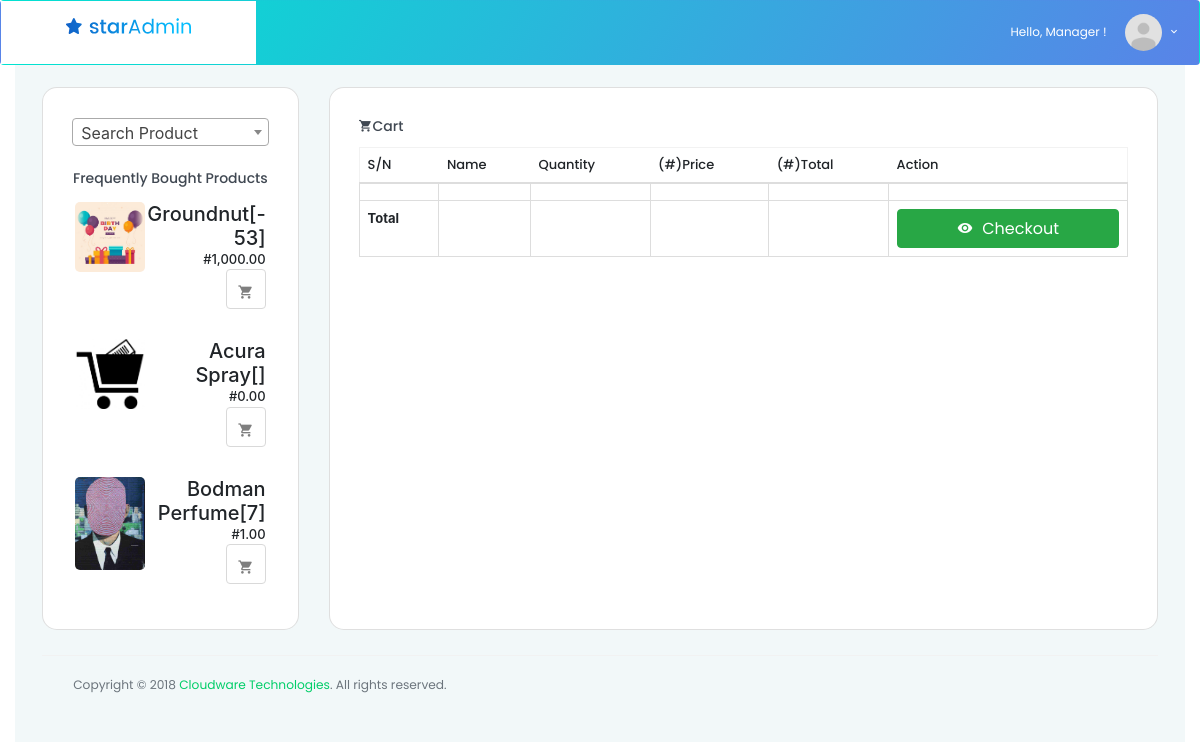
/products.php (signed in), run on the app's committed database.
### tables this page shows
CREATE TABLE `products` (
  `id` int(4) NOT NULL,
  `name` varchar(40) NOT NULL,
  `category_id` int(11) NOT NULL,
  `price` decimal(30,4) NOT NULL,
  `image` varchar(100) NOT NULL,
  `info` text NOT NULL,
  `stock_count` int(11) NOT NULL
);

### products.php (called while the page is built, shortened)
<?php
include ('view/header.php');
include ('action/products.php');
include ('view/footer.php');
?>

### view/authenticate.php (called while the page is built, shortened)
<?php
if($_SESSION['role'] == 0){
    $title = 'Staff';
}elseif($_SESSION['role'] == 1){
    $title = 'Manager';
}elseif($_SESSION['role'] == 2){
    $title = 'Admin';
}
?>

### action/products.php (the view, shortened to what this page needs)
<div class="main-panel" style="width: 100%;">
    <div class="content-wrapper">
        <div class="row purchace-popup" >
		       <div class="col-md-3 grid-margin stretch-card">
              <div class="card" style="border-radius: 15px">
                <div class="card-body">
                    <form action="" method="post">
                        <br><br>
                            <h4 class="card-title" style="text-align: center" >Frequently Bought Products</h4>
                        <div class="anyClass" style="padding:0px; margin:0px;">
                        <?php
                        $sql = "SELECT products, SUM(quantity) AS TotalQuantity FROM sales GROUP BY products ORDER BY SUM(quantity) DESC LIMIT 10";
                        $result = mysqli_query($dbc, $sql);
                        while ($row = mysqli_fetch_array($result)):
                            $sql2 = "SELECT * FROM products WHERE name = '".$row['products']."'";
                            $result2 = mysqli_query($dbc, $sql2);
                           $row2 = mysqli_fetch_assoc($result2);
                        ?>
                                <div class="card-body frequently_bought" style="background-color: white;cursor:pointer; border-radius: 05px; padding: 3px; margin: 0px; <?php if ($row2['stock_count'] == 0) echo 'pointer-events: none;'?>" data_to_use="<?php echo $row2['name'].'-'.$row2['stock_count'].'-'.$row2['price'] ?>">
                                    <div class="clearfix" >
                                        <div class="float-left">
                                            <img src="products/<?php echo $row2['image'] == '' ? 'product.jpg' : $row2['image'] ?>" width="70px" height="100%" style="border-radius: 05px; padding-botto">
                                        </div>
                                        <div class="">
                                            <h5 class="mb-0 text-right" style="text-align: center"><?php echo $row['products'] .  '['.$row2['stock_count'] .']'?></h5>
                                            <div class="fluid-container">
                                                <p class="font-weight-medium text-right mb-0">#<?php echo number_format($row2['price'], 2); ?></p>
                                            </div>
                                            <button type="button" class="btn btn-icons btn-inverse-light" data-tooltip="Add to Cart" style="float: right">
                                                <i class="mdi mdi-cart"></i>
                                            </button>
                                        </div>
                                    </div>
                                </div>
                            <br>
<?php endwhile; ?>
                        </div>
                    </form>
                </div>
              </div>
            </div>
            <div class="col-md-9 grid-margin stretch-card">
              <div class="card" style="border-radius: 15px">
                <div class="card-body">
                  <h4 class="card-title"><i class='mdi mdi-cart'></i>Cart</h4>
                  <div class="template-demo">
                      <div class="table-responsive">
                      <table id= "table" class="table table-bordered d_table_holder" width="100%">
                          <thead>
                          <tr>
                              <th>S/N</th>
                              <th>Name</th>
                              <th>Quantity</th>
                              <th>(#)Price</th>
                              <th>(#)Total</th>
                              <th>Action</th>
                          </tr>
                          </thead>
                          <tbody class="j_populate">
                          <tr>
                              <td></td>
                              <td></td>
                              <td></td>
                              <td></td>
                              <td></td>
                              <td></td>
                          </tr>
                          </tbody>
                          <tfoot>
                            <th>Total</th>
                            <th></th>
                            <th></th>
                            <th></th>
                            <th class="cart_full_amount"></th>
                            <th style="width: auto"><button type='button' data-tooltip='Check Out' class='btn btn-success btn-block' id="checkout_btn" data-toggle="modal" data-target="#exampleModal"><i class='mdi mdi-eye'></i> Checkout</button></th>
                          </tfoot>
                      </table>
                      </div>
                  </div>
                </div>
              </div>
            </div>
            <div class="row">
                <div class="col-lg-7 grid-margin stretch-card">
                </div>
            </div>
        </div>

### view/header.php (shortened to what this page needs)
<!DOCTYPE html>
<html lang="en">
<head>
    <link rel="stylesheet" href="https://maxcdn.bootstrapcdn.com/bootstrap/3.3.7/css/bootstrap.min.css">
    <link rel="stylesheet" href="assets/vendors/iconfonts/mdi/css/materialdesignicons.min.css">
    <link rel="stylesheet" href="assets/vendors/css/vendor.bundle.base.css">
    <link rel="stylesheet" href="assets/vendors/css/vendor.bundle.addons.css">
    <link rel="stylesheet" href="assets/css/style.css">
	<link rel ="stylesheet" href="https://cdn.datatables.net/buttons/1.5.2/css/buttons.dataTables.min.css">
	<link rel ="stylesheet" href="https://cdn.datatables.net/1.10.19/css/jquery.dataTables.min.css">
    <link rel="stylesheet" href="../bootstrap/css/bootstrap.css"/>
    <link rel="stylesheet" href="../bootstrap/css/bootstrap.min.css"/>
    <link rel="stylesheet" href="../dist/css/select2.css">
    <link rel="stylesheet" href="../dist/css/select2.min.css">
<link href="select2.css" rel="stylesheet"/>
</head>
<body>
<?php
include ('authenticate.php');
?>
<div class="container-scroller">
    <nav class="navbar default-layout col-lg-12 col-12 p-0 fixed-top d-flex flex-row">
        <div class="text-center navbar-brand-wrapper d-flex align-items-top justify-content-center">
            <a class="navbar-brand brand-logo" href="dashboard.php">
                <img src="assets/images/logo.svg" alt="logo" />
            </a>
        </div>
        <div class="navbar-menu-wrapper d-flex align-items-center">
            <ul class="navbar-nav navbar-nav-right">
                <li class="nav-item dropdown d-none d-xl-inline-block">
                    <a class="nav-link dropdown-toggle" id="UserDropdown" href="#" data-toggle="dropdown" aria-expanded="false">
                        <span class="profile-text">Hello, <?php echo $title?> !</span>
                        <img class="img-xs rounded-circle" src="assets/images/faces/face1.png" alt="Profile image">
                    </a>
                </li>
            </ul>
        </div>
    </nav>
    <div class="container-fluid page-body-wrapper" >

### view/footer.php (shortened to what this page needs)
<footer class="footer">
    <div class="container-fluid clearfix">
            <span class="text-muted d-block text-center text-sm-left d-sm-inline-block">Copyright © 2018
              <a href="http://www.cloudware.ng">Cloudware Technologies</a>. All rights reserved.</span>
    </div>
</footer>
</div>
</div>
</div>
</body>
</html>

### view/header.php (style rules this page uses)
.anyClass { height:400px; overflow-y: scroll; }
[data-tooltip] { position: relative; z-index: 2; cursor: pointer; }
[data-tooltip]:before, [data-tooltip]:after { visibility: hidden; -ms-filter: "progid:DXImageTransform.Microsoft.Alpha(Opacity=0)"; filter: progid: DXImageTransform.Microsoft.Alpha(Opacity=0); opacity: 0; pointer-events: none; }
[data-tooltip]:before { position: absolute; bottom: 150%; left: 50%; margin-bottom: 5px; margin-left: -80px; padding: 7px; width: 160px; -webkit-border-radius: 3px; -moz-border-radius: 3px; border-radius: 3px; background-color: #000; background-color: hsla(0, 0%, 20%, 0.9); color: #fff; content: attr(data-tooltip); text-align: center; font-size: 14px; line-height: 1.2; }
[data-tooltip]:after { position: absolute; bottom: 150%; left: 50%; margin-left: -5px; width: 0; border-top: 5px solid #000; border-top: 5px solid hsla(0, 0%, 20%, 0.9); border-right: 5px solid transparent; border-left: 5px solid transparent; content: " "; font-size: 0; line-height: 0; }

### data on the page
products: image (picture), stock_count "-53", price "1,000.00"
products: image (picture), stock_count "7", price "1.00"

### other printed values
$title "Manager"
$row['products'] "Groundnut"
$row['products'] "Acura Spray"
$row2['price'] "0.00"
$row['products'] "Bodman Perfume"
